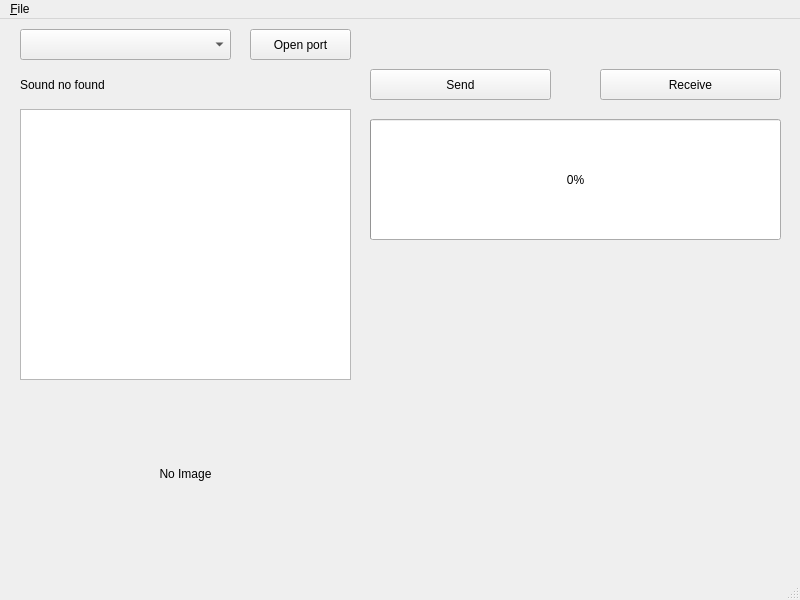
<?xml version="1.0" encoding="UTF-8"?>
<ui version="4.0">
 <class>MainWindow</class>
 <widget class="QMainWindow" name="MainWindow">
  <property name="geometry">
   <rect>
    <x>0</x>
    <y>0</y>
    <width>800</width>
    <height>600</height>
   </rect>
  </property>
  <property name="mouseTracking">
   <bool>true</bool>
  </property>
  <property name="tabletTracking">
   <bool>true</bool>
  </property>
  <property name="windowTitle">
   <string>MainWindow</string>
  </property>
  <widget class="QWidget" name="centralwidget">
   <widget class="QComboBox" name="port_box">
    <property name="geometry">
     <rect>
      <x>20</x>
      <y>10</y>
      <width>211</width>
      <height>31</height>
     </rect>
    </property>
   </widget>
   <widget class="QPushButton" name="port_button">
    <property name="geometry">
     <rect>
      <x>250</x>
      <y>10</y>
      <width>101</width>
      <height>31</height>
     </rect>
    </property>
    <property name="text">
     <string>Open port</string>
    </property>
   </widget>
   <widget class="QPlainTextEdit" name="plainTextEdit">
    <property name="geometry">
     <rect>
      <x>20</x>
      <y>90</y>
      <width>331</width>
      <height>271</height>
     </rect>
    </property>
   </widget>
   <widget class="QLabel" name="picture_label">
    <property name="geometry">
     <rect>
      <x>20</x>
      <y>370</y>
      <width>331</width>
      <height>171</height>
     </rect>
    </property>
    <property name="text">
     <string>No Image</string>
    </property>
    <property name="textFormat">
     <enum>Qt::RichText</enum>
    </property>
    <property name="alignment">
     <set>Qt::AlignCenter</set>
    </property>
   </widget>
   <widget class="QProgressBar" name="progressBar">
    <property name="geometry">
     <rect>
      <x>370</x>
      <y>100</y>
      <width>411</width>
      <height>121</height>
     </rect>
    </property>
    <property name="tabletTracking">
     <bool>false</bool>
    </property>
    <property name="value">
     <number>0</number>
    </property>
    <property name="invertedAppearance">
     <bool>false</bool>
    </property>
   </widget>
   <widget class="QPushButton" name="send_button">
    <property name="geometry">
     <rect>
      <x>370</x>
      <y>50</y>
      <width>181</width>
      <height>31</height>
     </rect>
    </property>
    <property name="text">
     <string>Send</string>
    </property>
   </widget>
   <widget class="QPushButton" name="receive_button">
    <property name="geometry">
     <rect>
      <x>600</x>
      <y>50</y>
      <width>181</width>
      <height>31</height>
     </rect>
    </property>
    <property name="text">
     <string>Receive</string>
    </property>
   </widget>
   <widget class="QLabel" name="sound_label">
    <property name="geometry">
     <rect>
      <x>20</x>
      <y>50</y>
      <width>331</width>
      <height>31</height>
     </rect>
    </property>
    <property name="text">
     <string>Sound no found</string>
    </property>
   </widget>
  </widget>
  <widget class="QMenuBar" name="menubar">
   <property name="geometry">
    <rect>
     <x>0</x>
     <y>0</y>
     <width>800</width>
     <height>25</height>
    </rect>
   </property>
   <widget class="QMenu" name="menu_File">
    <property name="title">
     <string>&amp;File</string>
    </property>
    <addaction name="action_New"/>
    <addaction name="action_Open_file"/>
    <addaction name="action_Save"/>
   </widget>
   <addaction name="menu_File"/>
  </widget>
  <widget class="QStatusBar" name="statusbar"/>
  <action name="action_New">
   <property name="text">
    <string>&amp;New</string>
   </property>
  </action>
  <action name="action_Open">
   <property name="text">
    <string>$Open</string>
   </property>
  </action>
  <action name="action_Open_file">
   <property name="text">
    <string>&amp;Open file</string>
   </property>
  </action>
  <action name="action_Save">
   <property name="text">
    <string> &amp;Save</string>
   </property>
  </action>
 </widget>
 <resources/>
 <connections/>
</ui>
